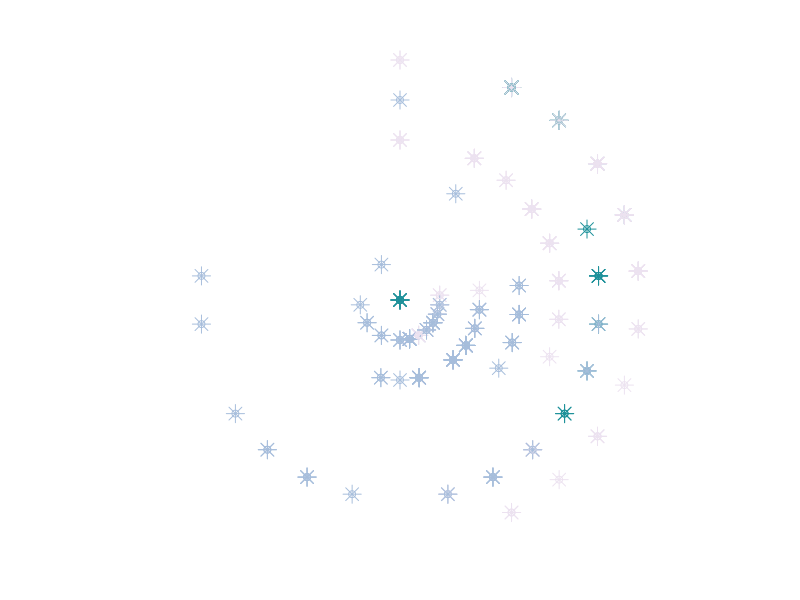
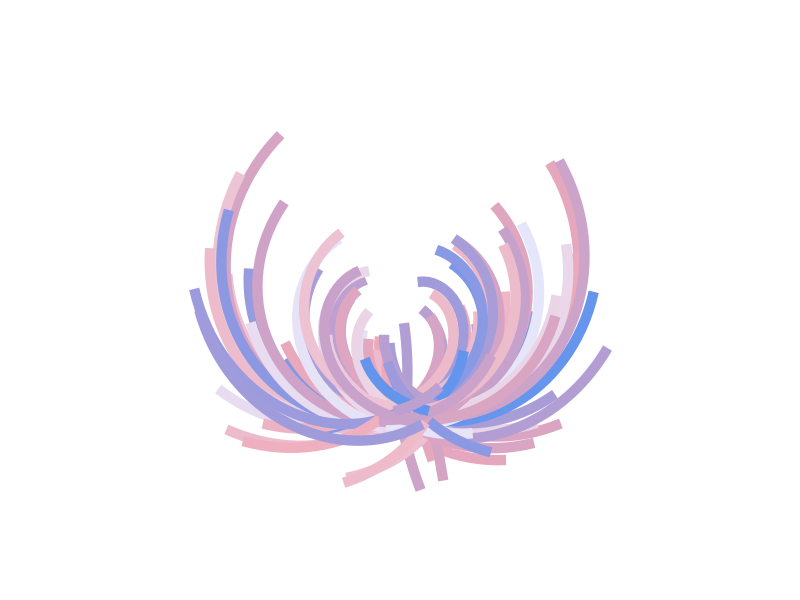

Write the R code that produced these figures, in order.
## ---- chunk 1
#loading packages 
library(ggplot2) # making visualizations
library(tibble) # data representation
#color palettes
library(scales) 
library(ggthemes)

# data
mpg
## ---- chunk 2
mpg %>% # pipe data to plotting 
  ggplot(aes(cty, class, color = drv)) + # input data as base for art
  geom_point(show.legend = FALSE, size = 4, shape = 8) + # creating star points
  geom_point(show.legend = FALSE, size = 2, shape = 1) + # creating small circles around stars to make shape more interesting
  theme_void() + # setting to empty theme 
  coord_polar() + # organizing points in a circle 
  scale_color_brewer(palette = "PuBuGn") # setting to color scheme from R Color Brewer
## ---- chunk 3
polar_art <- function(seed, n, palette) {
  
  # set the state of the random number generator
  set.seed(seed)
  
  # data frame containing random values for 
  # aesthetics we might want to use in the art
  dat <- tibble(
    x0 = runif(n),
    y0 = runif(n),
    x1 = x0 + runif(n, min = -4, max = 4),
    y1 = y0 + runif(n, min = -4, max = 4),
    shade = runif(n), 
    size = runif(n)
  )
  
  # plot segments in various colours, using 
  # polar coordinates and a gradient palette
  dat %>% 
    ggplot(aes(
      x = x0,
      y = y0,
      xend = x1,
      yend = y1,
      colour = shade,
      linewidth = 1,
    )) +
    geom_segment(show.legend = FALSE) +
    coord_polar() +
    scale_y_continuous(expand = c(0, 1)) +
    scale_x_continuous(expand = c(0, 1)) + 
    scale_colour_gradientn(colours = palette) + 
    scale_size(range = c(0, 10)) + 
    theme_void()
}

polar_art(
  seed = 3, 
  n = 100, 
  palette = c("lavender", "pink2", "cornflowerblue")
)

